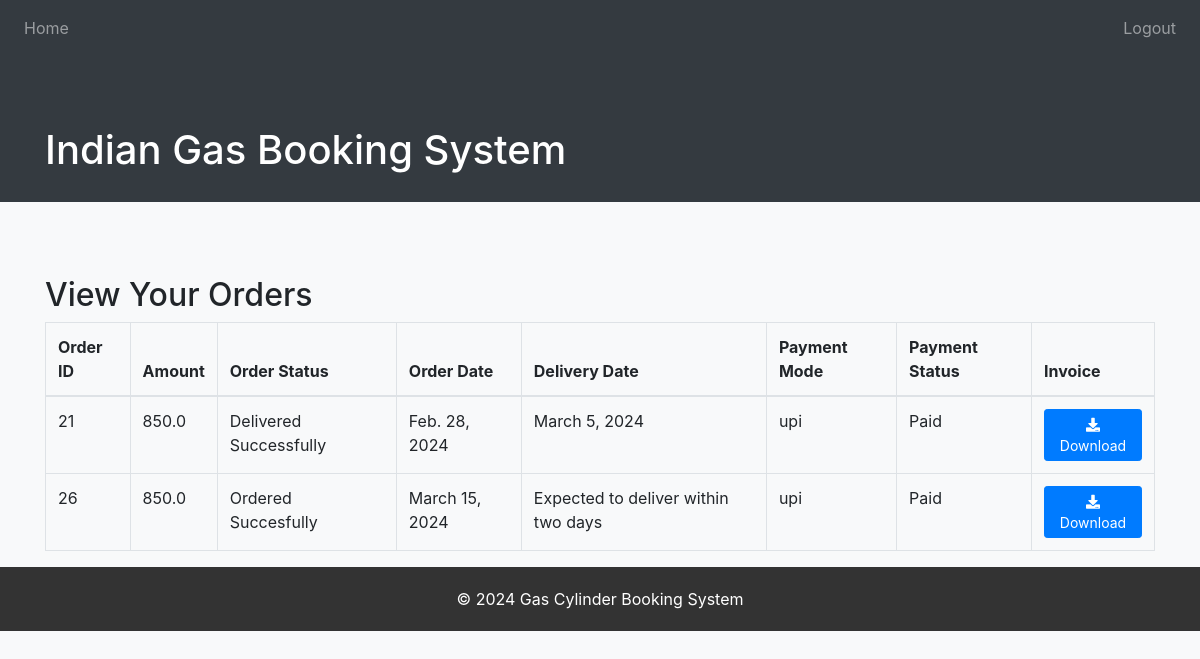
The app's page /vieworders/ (signed in) with its own data.
### gas/models.py (models this page shows, shortened)
class Orders(models.Model):
    id=models.BigAutoField(primary_key=True)
    User=models.ForeignKey(User,on_delete=models.CASCADE)
    Gid=models.ForeignKey(Product,on_delete=models.CASCADE)
    quantity=models.IntegerField()
    amount= models.FloatField()
    order_status=models.CharField(max_length=50)
    order_date=models.DateField()
    delivery_date=models.DateField(null=True)
    pay_mode=models.CharField(max_length=50)
    pay_status=models.CharField(max_length=50)

### gas/views.py (the view)
# urls.py: path('vieworders/', views.view_orders, name='view_orders'),
@login_required(login_url="my-login")
def view_orders(request):
    orders = Orders.objects.filter(User=request.user).all
    return render(request, 'gas/vieworder.html', {'orders': orders})

### gas/templates/gas/vieworder.html (shortened to what this page needs)
<!DOCTYPE html>
<html lang="en">
<head>
    <link rel="stylesheet" href="https://stackpath.bootstrapcdn.com/bootstrap/4.5.2/css/bootstrap.min.css">
    <link href="https://cdnjs.cloudflare.com/ajax/libs/font-awesome/5.15.4/css/all.min.css" rel="stylesheet">
</head>
<body>
    <nav class="navbar navbar-expand-md navbar-dark bg-dark fixed-top">
        <div class="collapse navbar-collapse" id="navbarCollapse">
            <ul class="navbar-nav mr-auto">
                <li class="nav-item">
                    <a class="nav-link" href="{% url 'dashboard' %}">Home</a>
                </li>
            </ul>
            <ul class="navbar-nav ml-auto">
                <li class="nav-item">
                    <a class="nav-link" href="{% url 'user-logout' %}">Logout</a>
                </li>
            </ul>
        </div>
    </nav>
    <div class="header">
        <div class="container">
            <div class="row">
                <div class="col-md-8">
                    <h1>Indian Gas Booking System</h1>
                </div>
            </div>
        </div>
    </div>
    <div class="container">
        <br>
        <h2>View Your Orders</h2>
        <div class="row">
            <div class="col-md-12">
                <table class="table table-bordered">
                    <thead>
                        <tr>
                            <th>Order ID</th>
                            <th>Amount</th>
                            <th>Order Status</th>
                            <th>Order Date</th>
                            <th>Delivery Date</th>
                            <th>Payment Mode</th>
                            <th>Payment Status</th>
                            <th>Invoice</th>
                        </tr>
                    </thead>
                    <tbody>
                        {% for order in orders %}
                        <tr>
                            <td>{{ order.id }}</td>
                            <td>{{ order.amount }}</td>
                            <td>{{ order.order_status }}</td>
                            <td>{{ order.order_date }}</td>
                            <td>{% if order.delivery_date %}
                                    {{ order.delivery_date }}
                                {% else %}
                                    Expected to deliver within two days
                                {% endif %}
                            </td>
                            <td>{{ order.pay_mode }}</td>
                            <td>{{ order.pay_status }}</td>
                            <td>
                                {% if order.pay_status == "Paid" %}
                                    <a href="{% url 'invoice' order.id %}" class="btn btn-sm btn-primary" role="button" aria-pressed="true">
                                        <i class="fas fa-download"></i> Download
                                    </a>
                                {% endif %}
                            </td>
                        </tr>
                        {% endfor %}
                    </tbody>
                </table>
            </div>
        </div>
    </div>
    <div class="footer mt-auto">
        &copy; 2024 Gas Cylinder Booking System
    </div>
</body>
</html>

### gas/templates/gas/vieworder.html (style rules this page uses)
body { padding-top: 56px; min-height: 100vh; background-color: #f8f9fa; }
.container { flex: 1; margin-top: 50px; }
.footer { background-color: #333; color: #fff; text-align: center; padding: 20px 0; }
.header { background-color: #343a40; color: #fff; padding: 20px; }

### records on screen
Orders: id "21", amount "850.0", order_status "Delivered Successfully", order_date "Feb. 28, 2024", delivery_date "March 5, 2024", pay_mode "upi", pay_status "Paid", shows "Download"
Orders: id "26", amount "850.0", order_status "Ordered Succesfully", order_date "March 15, 2024", shows "Expected to deliver within two days", pay_mode "upi", pay_status "Paid", shows "Download"
